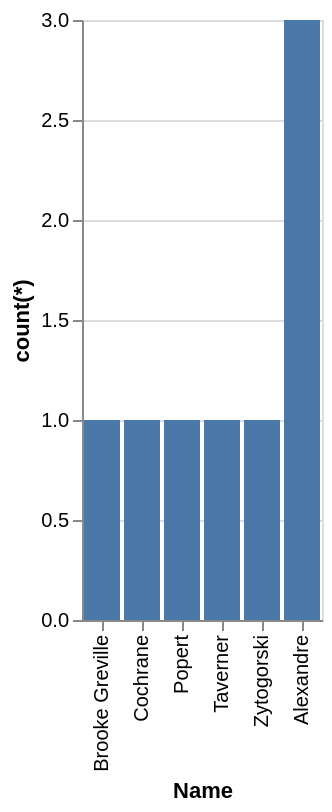

Vega-Lite specification stored for this chart:
### Vega-Lite specification from a JSON file in a GitHub repository (floating-point values rounded to 4 significant figures)
{"data": {"values": [{"x_data": "Brooke Greville", "y_data": 1}, {"x_data": "Cochrane", "y_data": 1}, {"x_data": "Popert", "y_data": 1}, {"x_data": "Taverner", "y_data": 1}, {"x_data": "Zytogorski", "y_data": 1}, {"x_data": "Alexandre", "y_data": 3}]}, "mark": "bar", "encoding": {"x": {"field": "x_data", "type": "nominal", "title": "Name", "sort": {"op": "sum", "field": "y_data", "order": "ascending"}}, "y": {"field": "y_data", "type": "quantitative", "title": "count(*)"}}}
